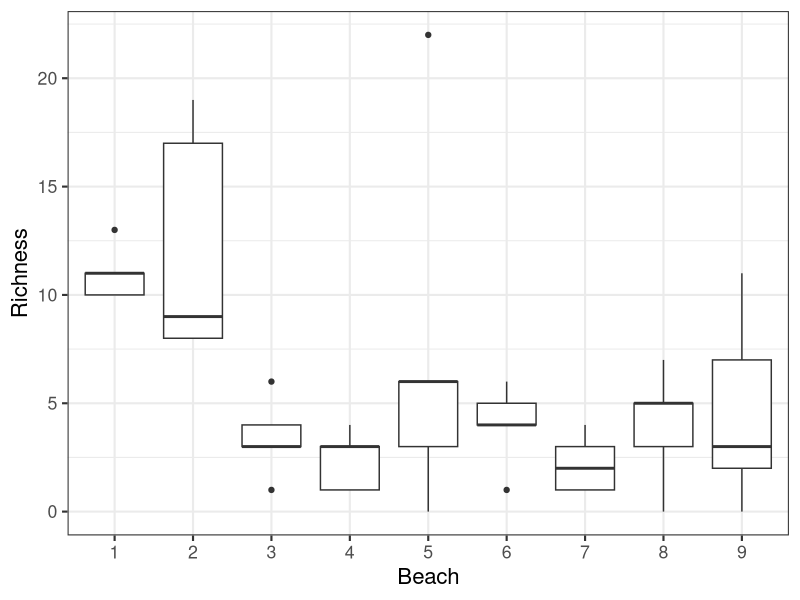
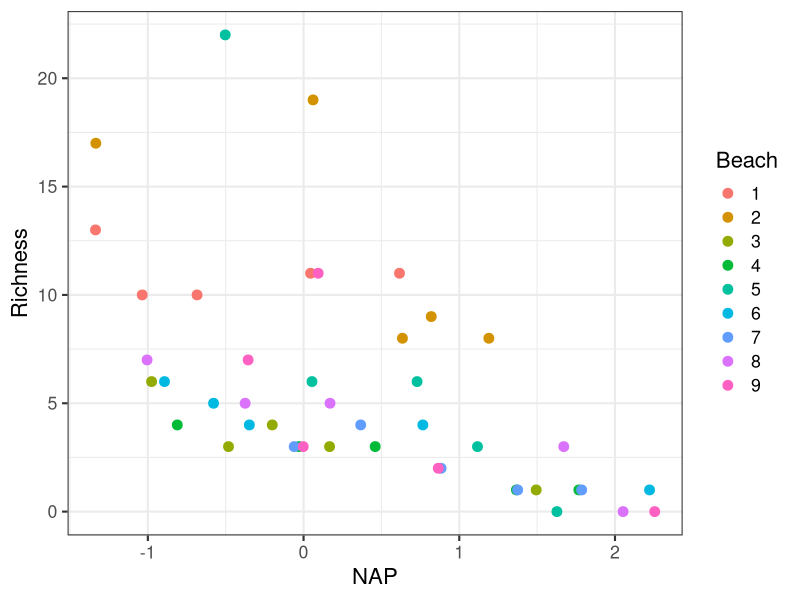
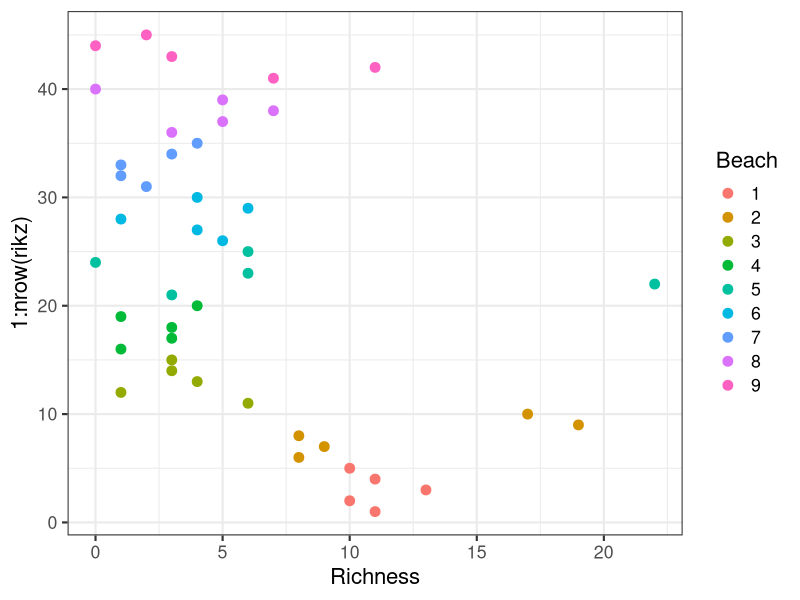
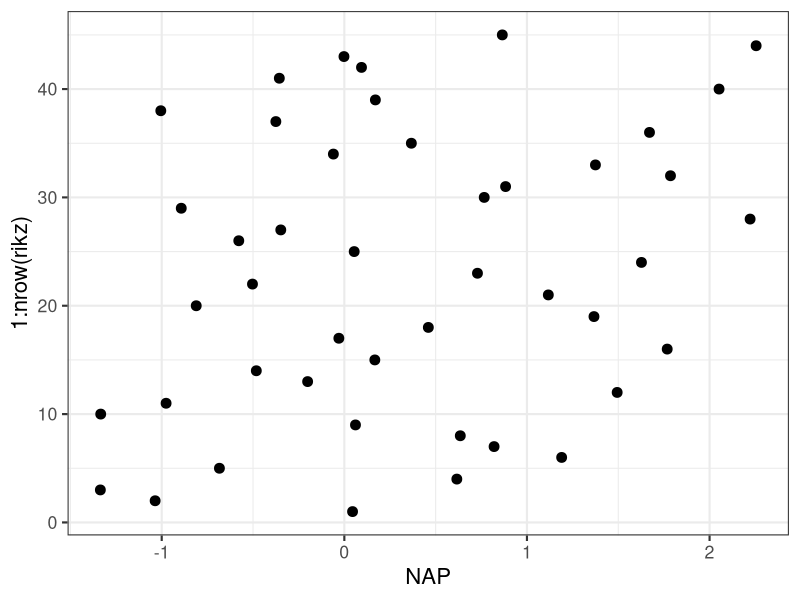
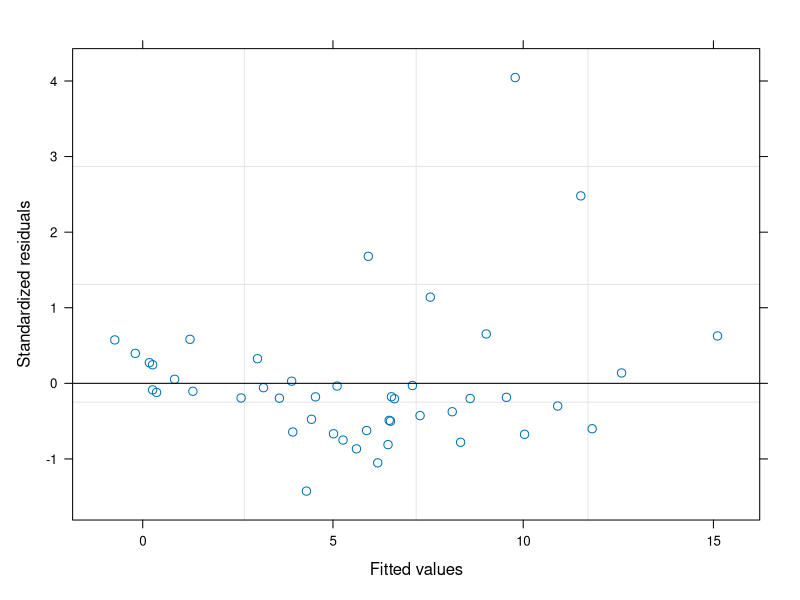
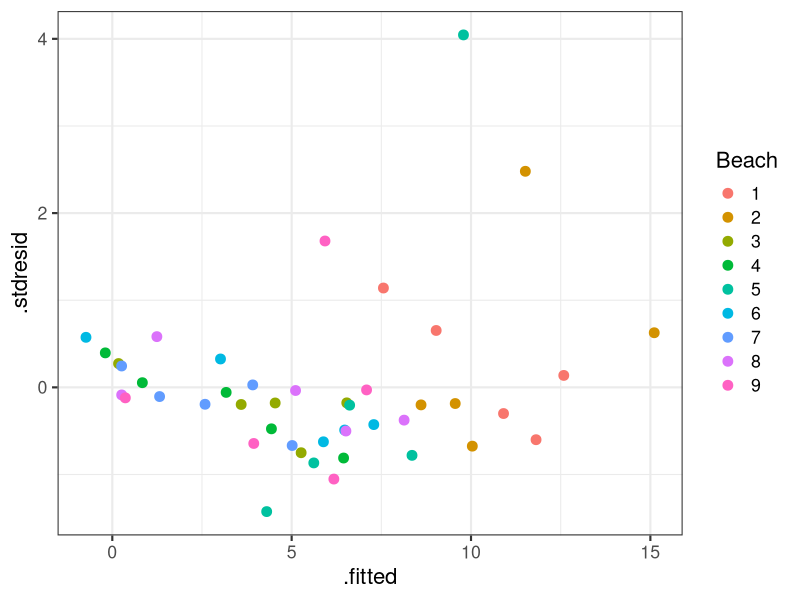
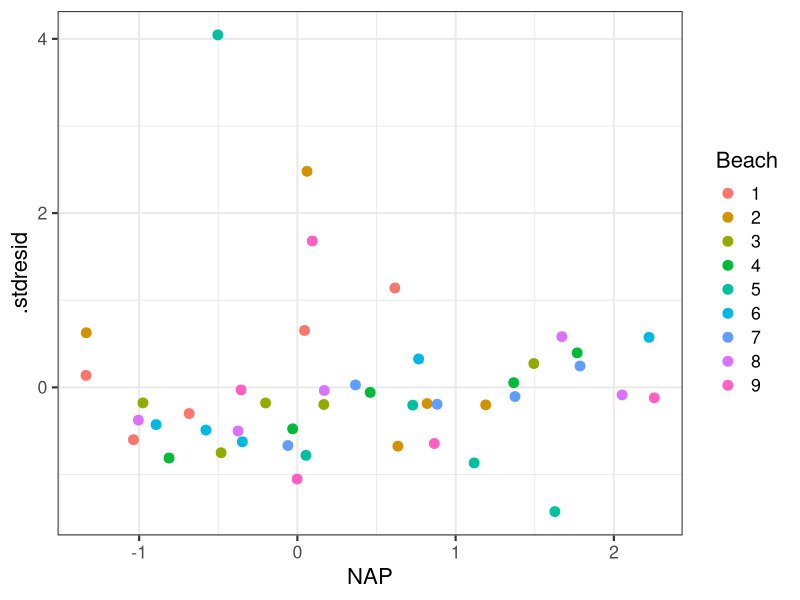
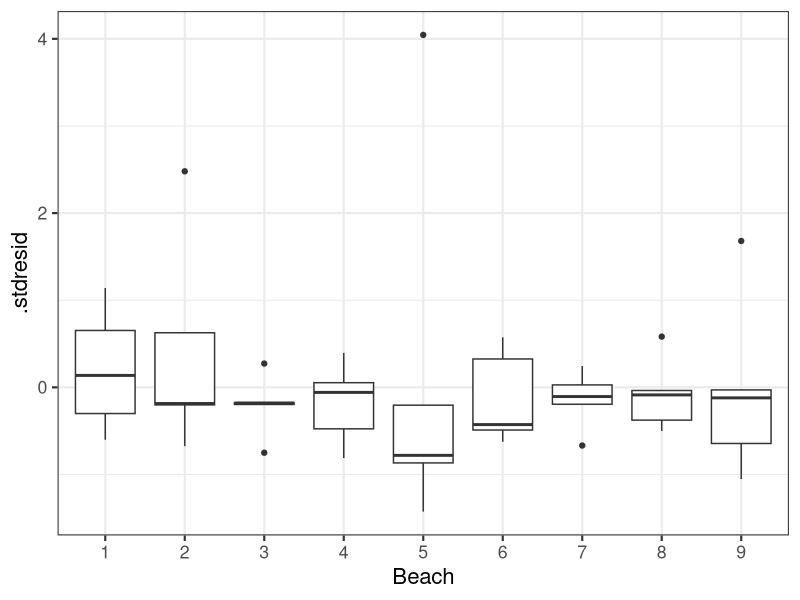

Source code (R) for these figures, in order:
#---- Загрузка пакетов и настройка
# Для графиков
library(ggplot2)
theme_set(theme_bw(base_size = 16) +
            theme(legend.key = element_blank()))
update_geom_defaults("point", list(shape = 19, size = 3))
# для смешанных моделей
library(nlme)

#----- Загрузка данных -----
# Пример: видовое богатство на разных пляжах в зависимости от степени открытости и уровня на литорали
rikz <- read.table("RIKZ.csv", header = TRUE, sep = "\t")

#---- I. Знакомство с данными -----
head(rikz, 2)
str(rikz)

# Факторы
rikz$Beach <- factor(rikz$Beach)

# Сколько всего точек данных?
sum(complete.cases(rikz))

# Видовое богатство на разных пляжах
ggplot(rikz, aes(x = Beach, y = Richness)) + geom_boxplot()
# Видовое богатство от уровня на литорали на разных пляжах
ggplot(rikz, aes(x = NAP, y = Richness)) + geom_point(aes(colour = Beach))
# Пляжи различаются по видовому богатству
# Различия между пляжами нужно учесть во время анализа

# Есть ли наблюдения-выбросы? строим dot-plot
ggplot(rikz, aes(x = Richness, y = 1:nrow(rikz), colour = Beach)) + geom_point()
# Подозрительно большой список видов на 5-м пляже
ggplot(rikz, aes(x = NAP, y = 1:nrow(rikz))) + geom_point()
# нет выбросов среди значений NAP

# Как нам учесть изменчивость между пляжами?
# А. Модель с фиксированными факторами
# Это неправильный способ, разберемся почему
# Б. Смешанная модель (со случайными факторами)
# Правильный способ

#---- Модель с фиксированными факторами -----
# Это неправильный способ, разберемся почему
# Сколько параметров будет в модели, где фактор пляж фиксированный?

M0 <- gls(Richness ~ NAP + Beach, data = rikz, method = "REML")
summary(M0)
# Сколько параметров будет в этой модели?
length(coef(M0))
# [1] 10
# Из них на описание фактора Beach пошло 8 параметров (вдобавок к intercept)
# Обычная рекомендация - 15-20 точек данных на параметр
# Сколько всего точек данных?
sum(complete.cases(rikz[, c("Richness", "NAP", "Beach")]))
# [1] 45
# т.е. у нас по-хорошему данных отсилы на 2-3 параметра

#---- II. Смешанная модель ----
# Нам не важны различия между конкретными пляжами
# Мы хотим оценить изменчивость (разброс значений) между отдельными пляжами

#---- 1. Подбор смешанной модели -----
M1 <- lme(Richness ~ NAP, random = ~ 1 | Beach, data = rikz, method = "ML")
summary(M1)

# Все ли в порядке с моделью? Анализ остатков

# 1) График остатков от предсказанных значений
plot(M1)
rikz$.stdresid <- resid(M1, type = "n")
rikz$.fitted <- fitted(M1)
ggplot(rikz, aes(x = .fitted, y = .stdresid)) + geom_point() + aes(colour = Beach)
# Есть большие остатки, намек на гетерогенность дисперсий

# 2) График остатков от ковариат в модели
p <- ggplot(rikz, aes(y = .stdresid))
p + geom_point(aes(x = NAP)) + aes(colour = Beach)
# большой остаток у наблюдения с 5-го пляжа
p + geom_boxplot(aes(x = Beach))
# Гетерогенность дисперсий. Пока оставим все как есть

# 3) График остатков от ковариат не вошедших в модель (нет ли других нужных переменных?), если есть
p + geom_point(aes(x = Exposure)) + aes(colour = Beach)

# 4) График остатков от времени, если есть

# 5) График остатков от координат проб, если есть

#----- 2. Какие из фиксированных факторов влияют? -----
# Один из трех вариантов:

#A. По значениям t-(или -z) статистики (REML оценка)
# приблизительный результат
# годится для факторов, если не больше 2 уровней
summary(M1)
# здесь не годится - уровней больше 2

#B. F-критерий - приблизительный результат (REML оценка)
# зависит от порядка включения предикторов в модель
anova(M1)
# Годится, т.к. один предиктор
# Вывод: богатство зависит от уровня на литорали

#C. likelihood ratio test или AIC (ML оценка)
# Один из двух вариантов:

# С.1. Попарное сравнение вложенных моделей при помощи likelihood ratio test дает более точные выводы, чем F и t(z)
M1.ml <- lme(Richness ~ NAP, random = ~1|Beach, data = rikz, method = "ML")
M2.ml <- update(M1.ml, . ~ . - NAP)
anova(M1.ml, M2.ml)

# df теста - это разница df сравниваемых моделей = 6 - 3 = 3
# В тексте можно написать
# Видовое богатство меняется в зависимости от уровня на литорали
# (L = 21.47, df = 1, p < 0.01)

# С.2. Сравнение моделей по AIC
AIC(M1.ml, M2.ml)
# AIC меньше у модели с NAP, значит уровень на литорали влияет на видовое богатство

#----- 3. Представление результатов -----

# REML оценка параметров (более точна)
MFinal <- lme(Richness ~ NAP, random = ~1|Beach, method = "REML", data = rikz)

# Проверка финальной модели (те же графики, что и в п.1)
# Поскольку модель у нас не изменилась, не привожу их здесь
# Все ли в порядке с моделью? Анализ остатков
# 1) График остатков от предсказанных значений
# 2) График остатков от ковариат в модели
# 3) График остатков от ковариат не вошедших в модель (нет ли других нужных переменных?), если есть
# 4) График остатков от времени, если есть
# 5) График остатков от координат проб, если есть

#----- Запись модели -----

summary(MFinal)
# Уравнение модели
# Richness_ij = beta_0 + beta_1 * NAP_ij + a_i + e_ij
# a_i  ~ N(0, sigma_Beach^2) (случайный эффект пляжа)
# e_ij ~ N(0, sigma^2) (остатки)
#   i = 1,....., 6 (число пляжей)
#   j = 1, ..., n (число наблюдений для пляжа)

#----- Внутриклассовая корреляция -----
# мера силы влияния случайного эффекта
# формула:
# sigma_Beach^2 / (sigma_Beach^2 + sigma^2)

# В результатах summary(MFinal)
# Random effects:
# Random effects:
#   Formula: ~1 | Beach
# (Intercept) Residual
# StdDev:       2.944     3.06

# Вычисляем внутриклассовую корреляцию
2.944^2 / (2.944^2 + 3.06^2)
# [1] 0.4807
# Значения видового богатства внутри одного пляжа похожи, эффект пляжа нельзя игнорировать в анализе

#---- График предсказанных значений для результатов -----

# 1) Создаем новый датафрейм, для которого будем предсказывать
minmax <- range(rikz$NAP)
new_data <- expand.grid(NAP = seq(from = minmax[1],
                                 to = minmax[2],
                                 length=100),
            Beach = levels(rikz$Beach))

# 2) Матрица линейной модели
X <- model.matrix(~ NAP, data = new_data)

# 3) Вычисляем предсказанные значения одним из двух способов
# level = 0 - для фиксированных эффектов (т.е. без учета пляжа)
new_data$.fitted <- predict(MFinal, new_data, level = 0)
# или то же самое при помощи матриц
# Y = X * BETA
# BETA = fixef(MFinal) # это вектор значений коэффициентов при фикс. факторах
# т.е. предсказанные значения по фикс. части модели:
new_data$.fitted <- X %*% fixef(MFinal) # beta_0 + beta * NAP

# 4) Вычисляем стандартные ошибки предсказанных значений
# это квадратный корень из диагональных элементов
# матрицы ковариаций предсказанных значений X * cov(BETA) * t(X)
new_data$.se <- sqrt( diag(X %*% vcov(MFinal) %*% t(X)) )

# 5) Строим график предсказанных значений
head(new_data)
# a) график где по одной точке для каждого уровня фактора,
# +/- 95% доверит. интервал (1.98 * стандартная ошибка, которая учитывает различия между пляжами)
ggplot(new_data) +
  geom_point(data = rikz, aes(x = NAP, y = Richness)) +
  geom_ribbon(alpha = 0.2, aes(x = NAP,
                      y = .fitted,
                      ymin = .fitted - 1.98 * .se,
                      ymax = .fitted + 1.98 * .se))

# Если хотите посмотреть на предсказания для каждого пляжа - пожалуйста
# beta_0 + beta * NAP + случайный эффект пляжа
new_data$.fitted1 <- predict(MFinal, new_data, level = 1)

# Обрезаем диапазоны по оси х, чтобы не предсказывать вне области определения нашей модели
get_filter <- function(data, x_var, facet_var, new_data) {
  rng <- with(data, tapply(get(x_var), get(facet_var), range))
  filters <- mapply(FUN = function(x, y){
    new_data[new_data[, facet_var] == y, x_var] >= x[1] &
      new_data[new_data[, facet_var] == y, x_var] <= x[2]
  },
  x = rng, y = levels(new_data[, facet_var]))
  fltr <- Reduce(c, filters)
  return(fltr)
}
myfltr <- get_filter(data = rikz, x_var = "NAP",
                     facet_var = "Beach",
                     new_data = new_data)
new_data1 <- new_data[myfltr, ]

# График с предсказаниями для индивидуальных уровней случайного фактора
ggplot(new_data1, aes(x = NAP, y = .fitted1, group = Beach)) +
  geom_ribbon(aes(fill = Beach,
                  ymin = .fitted1 - 1.98 * .se,
                  ymax = .fitted1 + 1.98 * .se),
              alpha = 0.5) +
  geom_point(data = rikz, aes(x = NAP, y = Richness)) +
  geom_line() +
  facet_wrap(~Beach)

